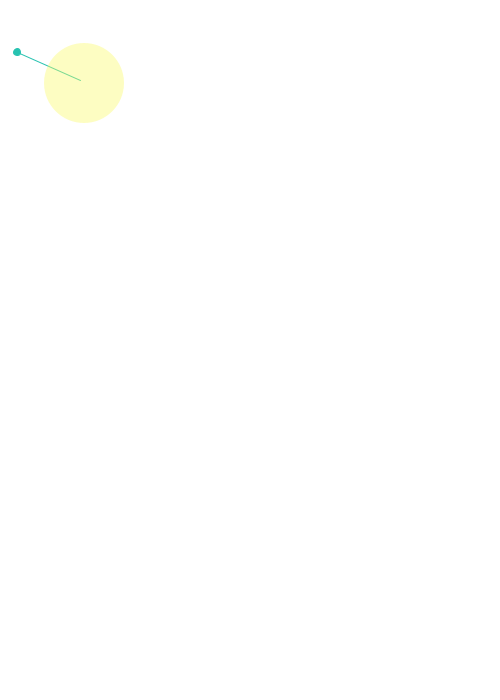
Frame 1 (no input)
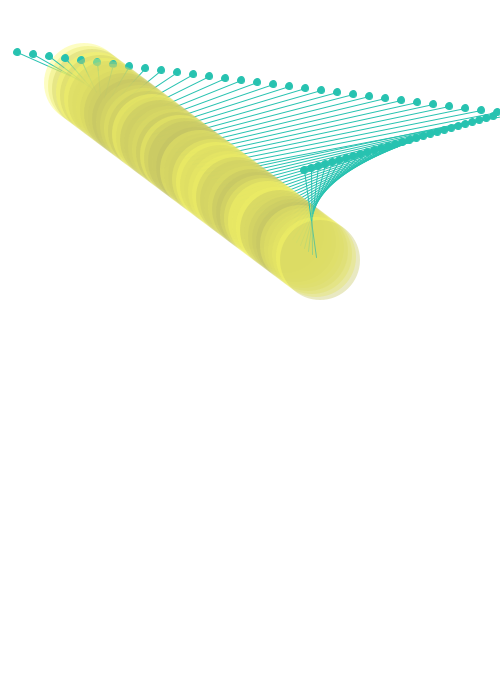
Frame 60 (the mouse pressed at the canvas centre just before this capture)
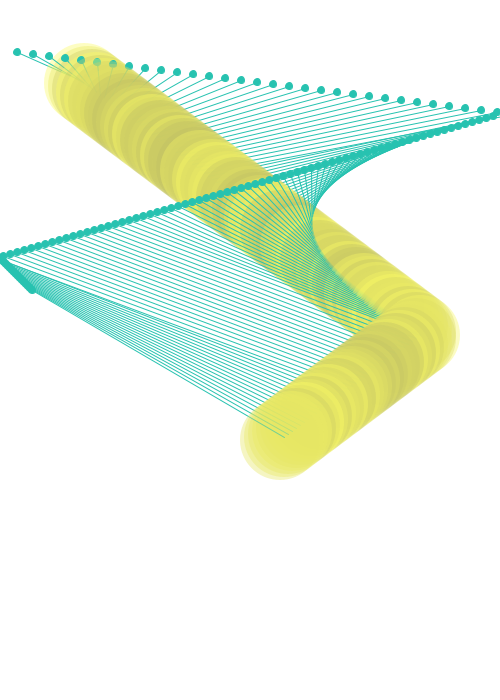
Frame 120 (the mouse held since frame 60 and released just before this capture)

The Processing sketch that drew these frames (run headless with seeded random() and noise(); from frame 60 on, the mouse is pressed at the canvas centre):

// Processing sketch: processing_63826
// ── processing_63826.pde

int x1 = 1;
int y1 = 50;
int xspeed = 16;
int yspeed = 2;

int x2 = 0;
int y2 = 50;
int xspeed2 = 2;
int yspeed2 = 16;

int x3 = 80;
int y3 = 80;
int xspeed3 = 4;
int yspeed3 = 3;
float colour3 = 250;

int xEraser = 0;
int yEraser = -800;
int xspeedE = 0;
int yspeedE = 3;


void setup() {
  size(500, 700);
  background(255);
  smooth();
  noStroke();
}

void draw() {

  if (x1 > width || x1 < 0) {
    if (x1 > width) {
      xspeed = int(random(-10, -1));
      x1 = width;
    }
    else{
      xspeed = int(random(1, 10));
      x1 = 0;
    }
  }
  x1 = x1 + xspeed;

  if (y1 > height || y1 < 0) {
    if (y1 > height) {
      yspeed = int(random(-10, -1));
      y1 = height;
    }
    else{
      yspeed = int(random(1, 10));
      y1 = 0;
    }
  }
  y1 = y1 + yspeed;

  fill(39, 194, 176);
  stroke(39, 194, 176);
  strokeWeight(1);
  ellipse(x1, y1, 7, 7);
  //line(x1-xspeed, y1-yspeed, x1, y1);
  line(x3, y3, x1, y1);


  noStroke();

  /* x2 = x2 + xspeed2  ;
   if (x2 >= width || x2 < 0){
   xspeed2 = xspeed2 * (-1);
   }
   
   y2 = y2 + yspeed2;
   if (y2 >= height || y2 < 0){
   yspeed2 = yspeed2 * (-1);
   }
   fill(240,220,200,100);
   ellipse(x2,y2,10,10);  
   stroke(100,230,200);
   strokeWeight(5);
   line(x1-xspeed, y1-yspeed, x1, y1);
   */

  x3 = x3 + xspeed3;
  if (x3 >= width-80 || x3 < 80) {
    xspeed3 = xspeed3 * (-1);
  }

  y3 = y3 + yspeed3;
  if (y3 >= height-80 || y3 < 80) {
    yspeed3 = yspeed3 * (-1);
  }
  fill(colour3, colour3, 100, 100);
  ellipse(x3, y3, 80, 80);
  colour3 = random(190, 255);


  yEraser = yEraser + yspeedE;
  if (yEraser >= height + 800) {
    yEraser = yEraser -2;
    yspeedE = yspeedE * (-1);
  }
  if (yEraser < -800) {
    yEraser = yEraser +1;
    yspeedE = yspeedE * (-1);
  }
  fill(255);
  rect(xEraser, yEraser, width, 1);
}
